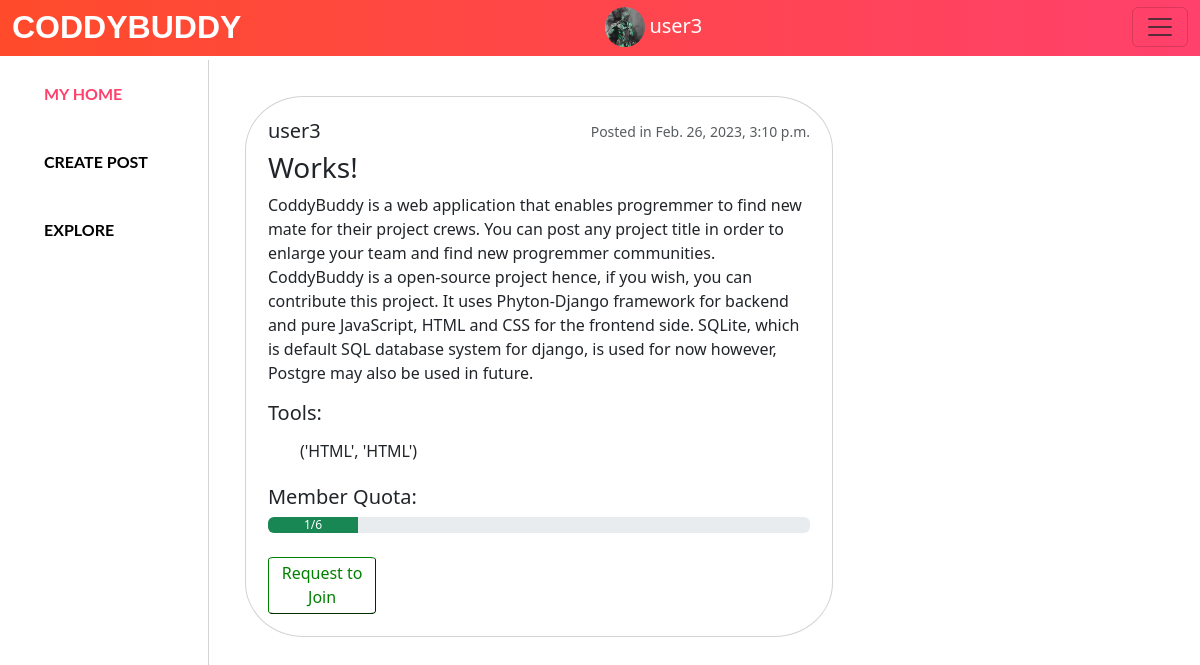
Page / (signed in) on the earlier database version.
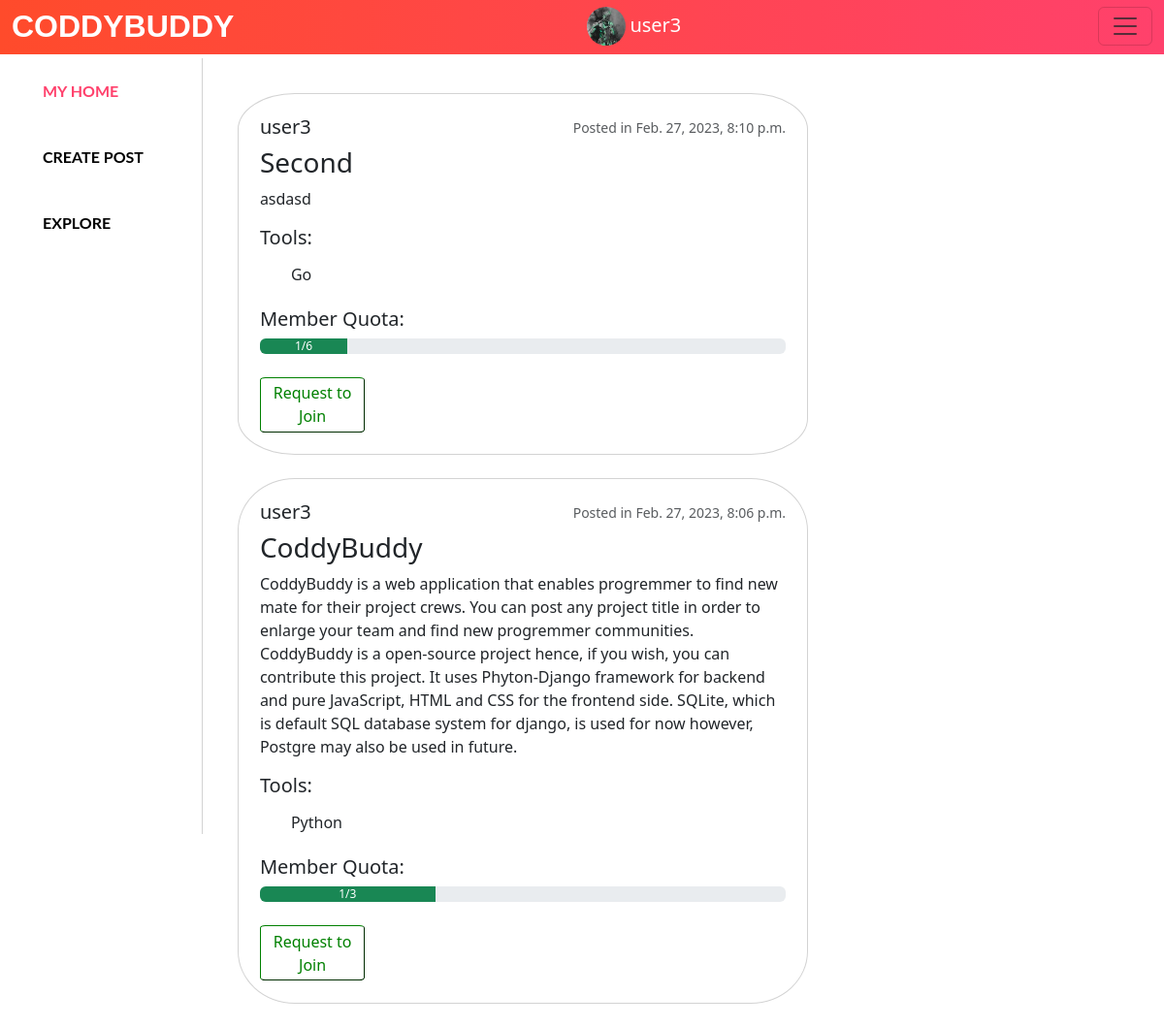
Same page on the later database version.
### musker/models.py (models this page shows, shortened)
class Profile(models.Model):
    user = models.OneToOneField(User, on_delete=models.CASCADE)
    image = models.ImageField(upload_to = 'profile_images', default = 'default-profile-image-png-1-Transparent-Images.png')
    bio = models.TextField(default="You add your biography", blank=True, max_length=9999999999999999999999999)
    follows = models.ManyToManyField("self",
                                     related_name="followed_by",
                                     symmetrical=False,
                                     blank=True)

class Post(models.Model):
    owner = models.ForeignKey(User, on_delete=models.CASCADE, default=0)
    title = models.TextField(blank=False, max_length=1000)
    description = models.TextField(blank=False, max_length=9999999999999999999)
    tool = models.CharField(max_length=10, default=None)
    max_capacity = models.IntegerField(blank=False, default=1)
    current_capacity = models.IntegerField(blank=False, default=1)
    capacityRatio = models.FloatField(blank = False,default=0)
    isFull = models.BooleanField(blank=False, default=False)
    created_at = models.DateTimeField(auto_now_add=True)
    if(current_capacity == max_capacity):
        isFull = True
    join = models.ManyToManyField(User, related_name="joined_by", symmetrical=False, blank=True)
    def __init__(self,*args,**kwargs):
        super(Post, self).__init__(*args, **kwargs)
        if self.max_capacity is not None:
            self.capacityRatio = (self.current_capacity/self.max_capacity)*100

### musker/views.py (the view)
# urls.py: 2. Add a URL to urlpatterns:  path('', views.home, name='home')
def home(request):
    currentUser = request.user
    profile = Profile.objects.get(user = currentUser)
    Posts = Post.objects.all()
    Posts = Post.objects.order_by('-created_at')
    choices = TOOL_CHOICES
    return render(request, "home.html", {"currentUser" : currentUser, "profile" : profile, "posts" : Posts, "choices" : choices})

### musker/templates/home.html (shortened to what this page needs)
<!doctype html>
<html lang="en">
  <head>
    <link href="https://cdn.jsdelivr.net/npm/bootstrap@5.3.0-alpha1/dist/css/bootstrap.min.css" rel="stylesheet">
  </head>
  <body>
    {% include 'navbar.html' %}
    <div class="content">
      <div class="left">
         <ul style="margin-top: 0%;">
            <li><a id="homeLink" onclick="showElemHome()" href="#">My Home</a></li>
            <br>
            <li><a id="createLink" onclick="showElemCreate()" href="#">Create Post</a></li>
            <br>
            <li><a id="exploreLink" onclick="showElemExplore()" href="#">Explore</a></li>
          </ul>
      </div>
      <div class="middle">
         <div id="home">
          {% for post in posts %}
          <div class="post">
            <div class="profile" style="display: flex;">
              <div style="display: flex;">
                <h5>{{post.owner.username}}</h5>
              </div>
              <p class="card-text"><small class="text-muted">Posted in {{post.created_at}}</small></p>
            </div>
            <div class="title"><h3>{{post.title}}</h3></div>
            <div class="description">
              <div class="textDes"><p>{{post.description}}</p></div>
              <h5>Tools: </h5>
              <ul class="toolList" style="position:relative">
                <li>{{post.tool}}</li>
              </ul>
              <h5>Member Quota: </h5>
              <div class="progress" role="progressbar" aria-label="Success example" aria-valuenow="{{post.current_capacity}}" aria-valuemin="0" aria-valuemax="{{post.max_capacity}}">
                <div id="progressCal" class="progress-bar bg-success" style="width:{{post.capacityRatio}}%">{{post.current_capacity}}/{{post.max_capacity}}</div>
              </div>
              <br>
            </div>
            <button class="join">Request to Join</button>
          </div>
          <br>
          {% endfor %}
         </div>
      </div>
      <div class="right"></div>
    </div>
  </body>
</html>

### musker/templates/navbar.html (shortened to what this page needs)
<html lang="en">
<head>
</head>
<body>
    <nav class="navbar bg-body-emphasis fixed-top">
        <div class="container-fluid" >
          <a class="navbar-brand" href="{% url 'home' %}" style="color: white; font-weight:bold; font: size 70%; font-family: 'Montserrat', sans-serif;">CoddyBuddy</a>
          <div class="user">
            <img class="img" src="{{profile.image.url}}" alt="" >
            <div class="username"><h5 class="textU">{{currentUser.username}}</h5></div>
          </div>
          <button class="navbar-toggler"  type="button" data-bs-toggle="offcanvas" data-bs-target="#offcanvasNavbar" aria-controls="offcanvasNavbar">
            <span class="navbar-toggler-icon"></span>
          </button>
        </div>
      </nav>
</body>
</html>

### musker/templates/home.html (style rules this page uses)
body,html { height: 100%; }
.content { display: flex; margin-top: 5%; height: 100%; }
.left { flex: 1; border-right: solid; border-width: thin; border-color: lightgray; padding: 1%; }
.middle { flex: 4; padding: 3%; }
.right { flex: 1; }
ul { display: flex; flex-direction: column; align-items: start; list-style-type: none; position: fixed; }
li { padding: 6px 0; }
a { position: relative; display: block; padding: 4px 0; font-family: Lato, sans-serif; color: black; text-decoration: none; text-transform: uppercase; transition: 0.5s; font-weight: bold; }
a::after { position: absolute; content: ""; top: 100%; left: 0; width: 100%; height: 3px; background: #FF416C; transform: scaleX(0); transform-origin: right; transition: transform 0.5s; }
.post { display: flex; flex-direction: column; border: solid; border-width: thin; border-color: lightgray; width: 80%; padding: 3%; border-radius: 10%; }
.join { width: 20%; border-color: green; border-width: thin; border-radius: 5%; background-color: white; color: green; transition: 100ms; padding: 0.7%; }
.profile { justify-content: space-between; }

### musker/templates/navbar.html (style rules this page uses)
.navbar-brand { font-size: 200%; }
.container-fluid { background: #FF416C; background: -webkit-linear-gradient(to right, #FF4B2B, #FF416C); background: linear-gradient(to right, #FF4B2B, #FF416C); background-repeat: no-repeat; }
.container-fluid { margin-top: -10px; }
.img { object-fit: cover; border-radius: 100%; width: 40px; height: 40px; }
.user { max-width: 100%; max-height: 100%; justify-content: center; display: flex; margin-right: 7%; }
.username { margin-left: 5%; color: white; display: flex; }
.textU { margin-top: 13%; }
li { padding: 6px 0; }
a { position: relative; display: block; padding: 4px 0; font-family: Lato, sans-serif; color: black; text-decoration: none; text-transform: uppercase; transition: 0.5s; }
a::after { position: absolute; content: ""; top: 100%; left: 0; width: 100%; height: 3px; background: #FF416C; transform: scaleX(0); transform-origin: right; transition: transform 0.5s; }

Differences in the rows shown:
removed Post: owner.username "user3", created_at "Feb. 26, 2023, 3:10 p.m.", title "Works!", description "CoddyBuddy is a web application that enables progremmer to find new mate for their project crews. You can post any project title in order to enlarge your team and find new progremmer communities. CoddyBuddy is a open-source project hence, if you wish, you can contribute this project. It uses Phyton-Django framework for backend and pure JavaScript, HTML and CSS for the frontend side. SQLite, which is default SQL database system for django, is used for now however, Postgre may also be used in future.", tool "('HTML', 'HTML')", {{ post.capacityRatio }} 16.666666666666664 (drawn), current_capacity "1", max_capacity "6"
added Post: owner.username "user3", created_at "Feb. 27, 2023, 8:10 p.m.", title "Second", description "asdasd", tool "Go", {{ post.capacityRatio }} 16.666666666666664 (drawn), current_capacity "1", max_capacity "6"
added Post: owner.username "user3", created_at "Feb. 27, 2023, 8:06 p.m.", title "CoddyBuddy", description "CoddyBuddy is a web application that enables progremmer to find new mate for their project crews. You can post any project title in order to enlarge your team and find new progremmer communities. CoddyBuddy is a open-source project hence, if you wish, you can contribute this project. It uses Phyton-Django framework for backend and pure JavaScript, HTML and CSS for the frontend side. SQLite, which is default SQL database system for django, is used for now however, Postgre may also be used in future.", tool "Python", {{ post.capacityRatio }} 33.33333333333333 (drawn), current_capacity "1", max_capacity "3"
